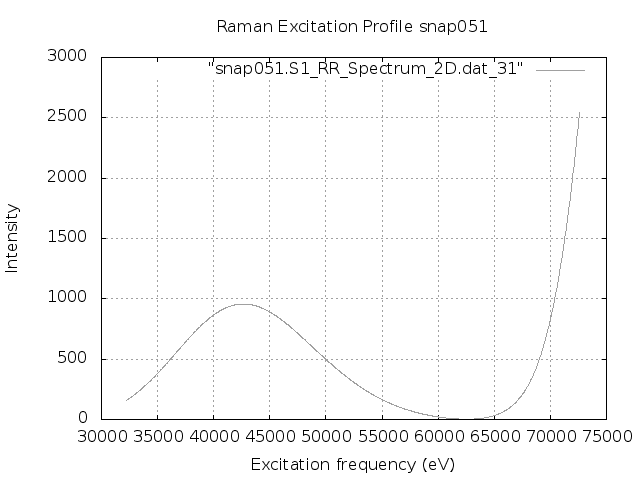

Write gnuplot code to recreate this figure.
set terminal png
set output "snap051.S1.REP.png"
set xlabel 'Excitation frequency (eV)'
set ylabel 'Intensity'
set title "Raman Excitation Profile snap051"
set grid
set autoscale
plot "snap051.S1_RR_Spectrum_2D.dat_31" with lines lc "blue"
exit
